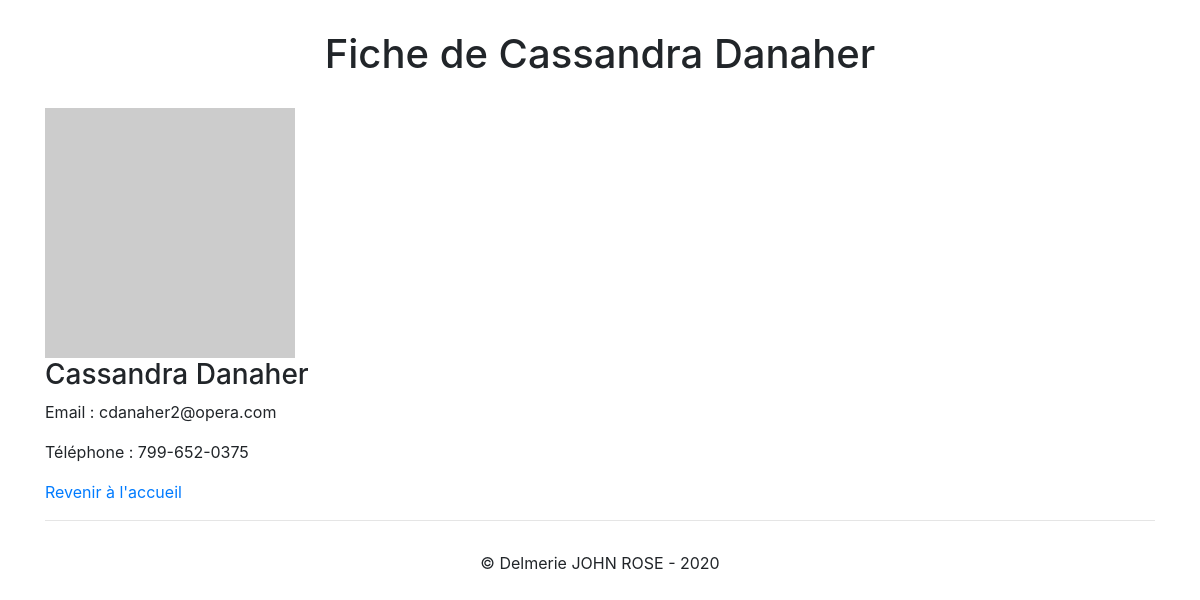
Screenshot of /user.php?id=3 with the database file from the repository.
### tables this page shows
CREATE TABLE `users` ( `id` INT NOT NULL AUTO_INCREMENT , `first_name` VARCHAR(256) NOT NULL , `last_name` VARCHAR(256) NOT NULL , `email` VARCHAR(256) NOT NULL , `gender` VARCHAR(256) NOT NULL , `photo` VARCHAR(256) NOT NULL , `phone` VARCHAR(256) NOT NULL , `slogan` VARCHAR(256) NOT NULL , PRIMARY KEY (`id`));

### user.php (the view)
<?
require_once 'inc/db-connect.inc.php';
require_once 'inc/header.inc.php';
$query_user = $db->prepare("SELECT * FROM users WHERE id = :id");
$query_user->execute([
    ':id' => $_GET['id'],
]);
$user_selected = $query_user->fetch();
$first_name = $user_selected['first_name'];
$last_name = $user_selected['last_name'];
$full_name = " $first_name $last_name ";
?>
<div class="container">
    <h1>Fiche de <?=$full_name?></h1>
    <img src="<?=$user_selected['photo']?>" width="250px">
    <h3><?=$user_selected['first_name']?> <?=$user_selected['last_name']?></h3>
    <p>Email : <?=$user_selected['email']?></p>
    <p>Téléphone : <?=$user_selected['phone']?></p>
    <a href="index.php">Revenir à l'accueil</a>
<?require_once 'inc/footer.inc.php'?>
</div>

### style.css (style rules this page uses)
h1, footer { text-align: center; margin: 30px; }

### rows the page displays
users: full_name "Cassandra Danaher", first_name "Cassandra", last_name "Danaher", email "cdanaher2@opera.com", phone "799-652-0375"
